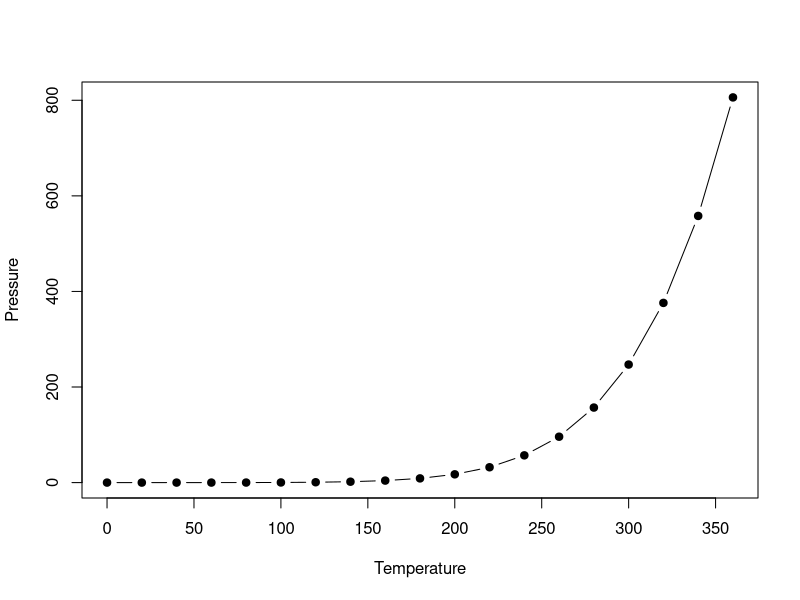

The R source for this figure: (Note: this script raises an error after producing the figure.)
## ---- chunk 1
plot(
  pressure$temperature,
  pressure$pressure,
  type = "b",
  pch = 19,
  col = "black",
  xlab = "Temperature",
  ylab = "Pressure"
)
## ---- chunk 2
knitr::include_graphics("assets/fig1.jpg")
## ---- chunk 3
knitr::include_graphics("assets/fig2.jpg")
## ---- chunk 4
knitr::include_graphics("assets/table.jpg")
